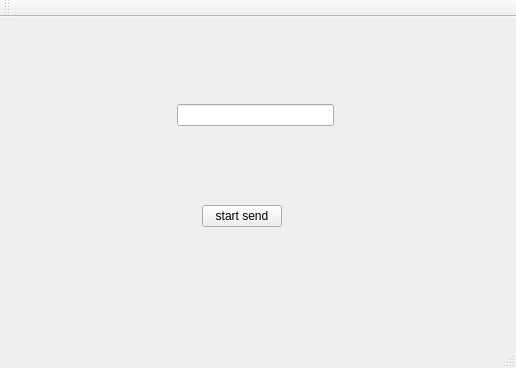
<?xml version="1.0" encoding="UTF-8"?>
<ui version="4.0">
 <class>DataLayWindow</class>
 <widget class="QMainWindow" name="DataLayWindow">
  <property name="geometry">
   <rect>
    <x>0</x>
    <y>0</y>
    <width>516</width>
    <height>368</height>
   </rect>
  </property>
  <property name="windowTitle">
   <string>DataLayWindow</string>
  </property>
  <widget class="QWidget" name="centralWidget">
   <widget class="QWidget" name="layoutWidget">
    <property name="geometry">
     <rect>
      <x>10</x>
      <y>3</y>
      <width>491</width>
      <height>291</height>
     </rect>
    </property>
    <layout class="QVBoxLayout" name="verticalLayout">
     <item>
      <layout class="QHBoxLayout" name="horizontalLayout">
       <item>
        <spacer name="horizontalSpacer">
         <property name="orientation">
          <enum>Qt::Horizontal</enum>
         </property>
         <property name="sizeHint" stdset="0">
          <size>
           <width>118</width>
           <height>20</height>
          </size>
         </property>
        </spacer>
       </item>
       <item>
        <widget class="QLineEdit" name="lineEditSend"/>
       </item>
       <item>
        <spacer name="horizontalSpacer_2">
         <property name="orientation">
          <enum>Qt::Horizontal</enum>
         </property>
         <property name="sizeHint" stdset="0">
          <size>
           <width>138</width>
           <height>20</height>
          </size>
         </property>
        </spacer>
       </item>
      </layout>
     </item>
     <item>
      <layout class="QHBoxLayout" name="horizontalLayout_2">
       <item>
        <spacer name="horizontalSpacer_3">
         <property name="orientation">
          <enum>Qt::Horizontal</enum>
         </property>
         <property name="sizeHint" stdset="0">
          <size>
           <width>158</width>
           <height>20</height>
          </size>
         </property>
        </spacer>
       </item>
       <item>
        <widget class="QPushButton" name="btnSend">
         <property name="text">
          <string>start send</string>
         </property>
        </widget>
       </item>
       <item>
        <spacer name="horizontalSpacer_4">
         <property name="orientation">
          <enum>Qt::Horizontal</enum>
         </property>
         <property name="sizeHint" stdset="0">
          <size>
           <width>208</width>
           <height>20</height>
          </size>
         </property>
        </spacer>
       </item>
      </layout>
     </item>
    </layout>
   </widget>
  </widget>
  <widget class="QMenuBar" name="menuBar">
   <property name="geometry">
    <rect>
     <x>0</x>
     <y>0</y>
     <width>516</width>
     <height>25</height>
    </rect>
   </property>
  </widget>
  <widget class="QToolBar" name="mainToolBar">
   <attribute name="toolBarArea">
    <enum>TopToolBarArea</enum>
   </attribute>
   <attribute name="toolBarBreak">
    <bool>false</bool>
   </attribute>
  </widget>
  <widget class="QStatusBar" name="statusBar"/>
 </widget>
 <layoutdefault spacing="6" margin="11"/>
 <resources/>
 <connections/>
</ui>
